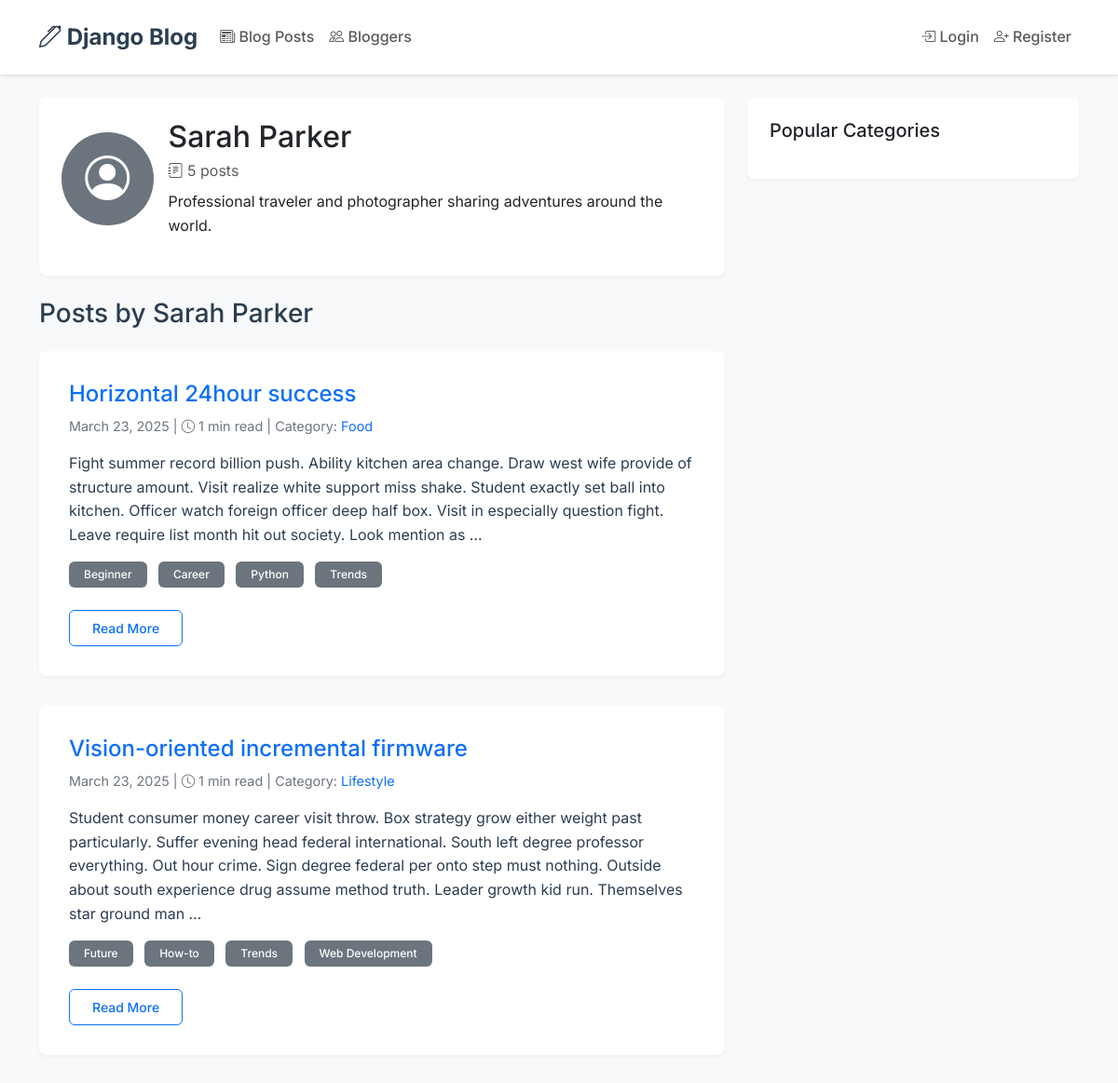
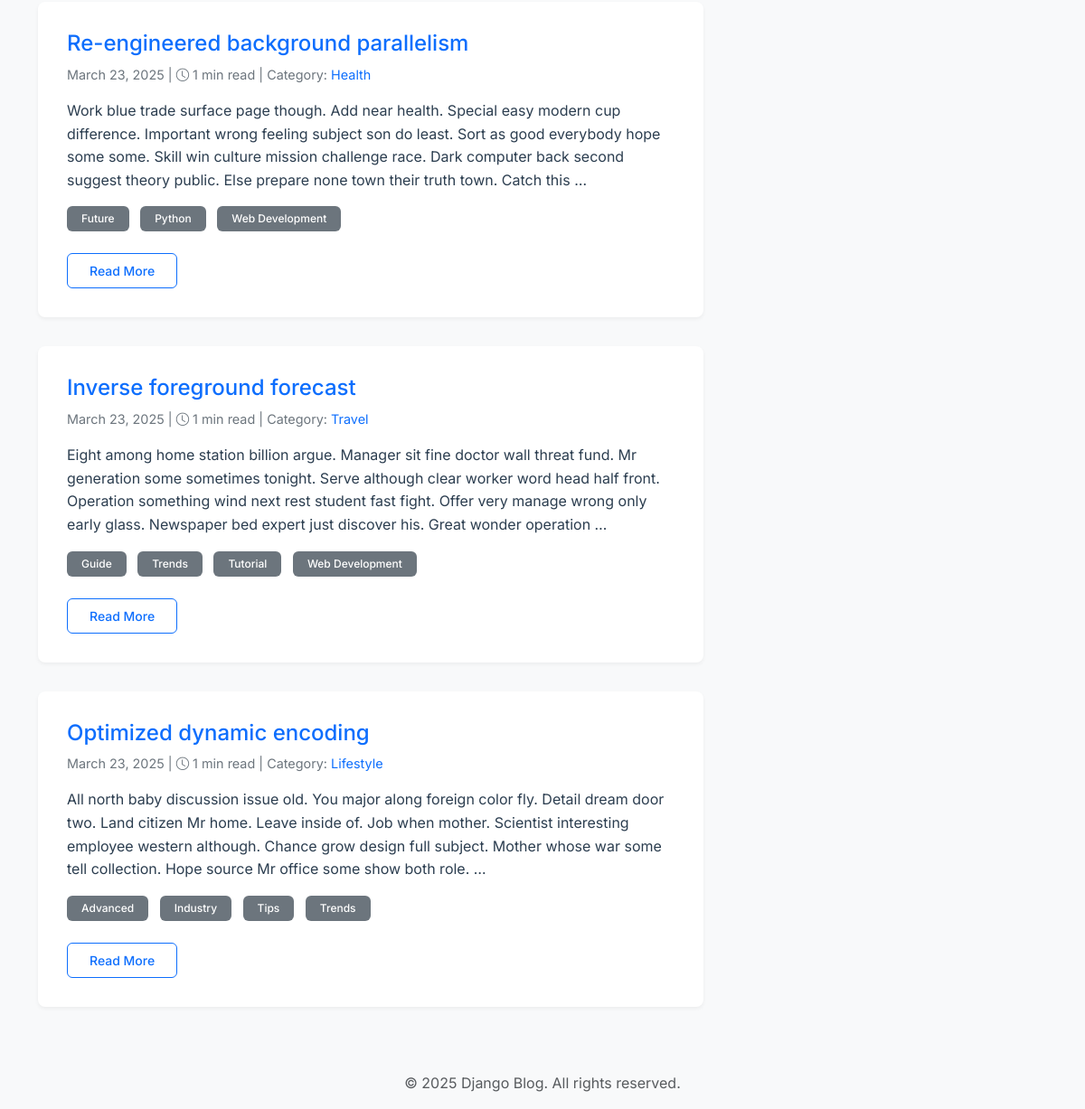
Page /blog/bloggers/2/ on the committed database (2 pictures, top to bottom).
### blog/models.py (models this page shows, shortened)
class Blogger(models.Model):
    user = models.OneToOneField(User, on_delete=models.CASCADE)
    bio = models.TextField(help_text="Enter your biographical information")
    profile_picture = models.ImageField(upload_to='blogger_profiles/', blank=True, null=True)
    website = models.URLField(blank=True)
    twitter_handle = models.CharField(max_length=50, blank=True, help_text="Your Twitter handle without @")
    linkedin_profile = models.URLField(blank=True, help_text="Your LinkedIn profile URL")
    github_profile = models.URLField(blank=True, help_text="Your GitHub profile URL")
    instagram_handle = models.CharField(max_length=50, blank=True, help_text="Your Instagram handle without @")
    created_at = models.DateTimeField(auto_now_add=True)

class BlogPost(models.Model):
    title = models.CharField(max_length=200)
    slug = models.SlugField(unique=True)
    content = models.TextField()
    author = models.ForeignKey(Blogger, on_delete=models.CASCADE, related_name='posts')
    category = models.ForeignKey(Category, on_delete=models.CASCADE, related_name='posts')
    tags = models.ManyToManyField(Tag, related_name='posts')
    status = models.CharField(max_length=10, choices=[
        ('draft', 'Draft'),
        ('published', 'Published')
    ], default='draft')
    created_at = models.DateTimeField(auto_now_add=True)
    updated_at = models.DateTimeField(auto_now=True)
    def get_reading_time(self):
        WORDS_PER_MINUTE = 200
        words = len(self.content.split())
        reading_time = round(words / WORDS_PER_MINUTE)
        return max(1, reading_time)

class Category(models.Model):
    name = models.CharField(max_length=100)
    slug = models.SlugField(unique=True)
    description = models.TextField(blank=True)
    class Meta:
        verbose_name_plural = 'categories'
        ordering = ['name']

class Tag(models.Model):
    name = models.CharField(max_length=50)
    slug = models.SlugField(unique=True)
    class Meta:
        ordering = ['name']

### blog/views.py (the view)
# urls.py: path('bloggers/<int:pk>/', views.BloggerDetailView.as_view(), name='blogger-detail'),
class BloggerDetailView(DetailView):
    model = Blogger
    template_name = 'blog/blogger_detail.html'
    context_object_name = 'blogger'
    def get_context_data(self, **kwargs):
        context = super().get_context_data(**kwargs)
        posts = BlogPost.objects.filter(
            author=self.object,
            status='published'
        ).select_related('category').order_by('-created_at')
        paginator = Paginator(posts, 5)
        page = self.request.GET.get('page')
        context['posts'] = paginator.get_page(page)
        return context

### templates/blog/blogger_detail.html (shortened to what this page needs)
{% extends 'base.html' %}
{% block content %}
<div class="row">
    <div class="col-md-8">
        <div class="card mb-4">
            <div class="card-body">
                <div class="d-flex align-items-center mb-3">
                    {% if blogger.profile_picture %}
                        <img src="{{ blogger.profile_picture.url }}" alt="{{ blogger.user.get_full_name }}"
                             class="rounded-circle me-3" style="width: 100px; height: 100px; object-fit: cover;">
                    {% else %}
                        <div class="rounded-circle bg-secondary text-white d-flex align-items-center justify-content-center me-3"
                             style="width: 100px; height: 100px;">
                            <i class="bi bi-person-circle" style="font-size: 3rem;"></i>
                        </div>
                    {% endif %}
                    <div>
                        <h1 class="card-title h2 mb-1">{{ blogger.user.get_full_name|default:blogger.user.username }}</h1>
                        <p class="text-muted mb-2">
                            <i class="bi bi-journal-text"></i> {{ blogger.posts.count }} post{{ blogger.posts.count|pluralize }}
                        </p>
                        {% if blogger.bio %}
                            <p class="card-text">{{ blogger.bio }}</p>
                        {% endif %}
                    </div>
                </div>
            </div>
        </div>
        <h2 class="h3 mb-4">Posts by {{ blogger.user.get_full_name|default:blogger.user.username }}</h2>
        {% if blogger.posts.all %}
            {% for post in blogger.posts.all %}
                <article class="blog-post">
                    <h3 class="h4">
                        <a href="{% url 'blog:blog-detail' post.slug %}" class="text-decoration-none">
                            {{ post.title }}
                        </a>
                    </h3>
                    <div class="blog-meta">
                        {{ post.created_at|date:"F j, Y" }} |
                        <i class="bi bi-clock"></i> {{ post.get_reading_time }} min read |
                        Category: <a href="{% url 'blog:blog-list' %}?category={{ post.category.slug }}" class="text-decoration-none">
                            {{ post.category.name }}
                        </a>
                    </div>
                    <p class="mt-2">{{ post.content|truncatewords:50 }}</p>
                    {% if post.tags.all %}
                        <div class="tags">
                            {% for tag in post.tags.all %}
                                <a href="{% url 'blog:blog-list' %}?tag={{ tag.slug }}" class="badge bg-secondary text-decoration-none">
                                    {{ tag.name }}
                                </a>
                            {% endfor %}
                        </div>
                    {% endif %}
                    <a href="{% url 'blog:blog-detail' post.slug %}" class="btn btn-sm btn-outline-primary mt-2">
                        Read More
                    </a>
                </article>
            {% endfor %}
        {% else %}
            <div class="alert alert-info">
                <p class="mb-0">No posts yet.</p>
            </div>
        {% endif %}
    </div>
    <div class="col-md-4">
        <div class="card">
            <div class="card-body">
                <h5 class="card-title">Popular Categories</h5>
            </div>
        </div>
    </div>
</div>
{% endblock %}

### static/css/style.css (style rules this page uses)
:root { --primary-color: #2c3e50; --secondary-color: #3498db; --accent-color: #e74c3c; --text-color: #2c3e50; --light-gray: #f8f9fa; --border-color: #e9ecef; }
body { font-family: 'Inter', -apple-system, BlinkMacSystemFont, sans-serif; color: var(--text-color); line-height: 1.6; background-color: #f8f9fa; min-height: 100vh; display: flex; flex-direction: column; }
.card { border: none; box-shadow: 0 2px 4px rgba(0,0,0,0.05); transition: transform 0.3s ease, box-shadow 0.3s ease; border-radius: 8px; }
.card-body { padding: 1.5rem; }
.blog-post { background: white; padding: 2rem; margin-bottom: 2rem; border-radius: 8px; box-shadow: 0 2px 4px rgba(0,0,0,0.05); }
.blog-meta { color: #6c757d; font-size: 0.9rem; margin-bottom: 1rem; }
.tags { margin: 1rem 0; }
.badge { padding: 0.5rem 1rem; margin-right: 0.5rem; font-weight: 500; transition: background-color 0.3s ease; }
.btn { padding: 0.5rem 1.5rem; font-weight: 500; border-radius: 6px; transition: all 0.3s ease; }
.blog-post { animation: fadeIn 0.5s ease-out; }

### rows in the picture
Blogger: user.get_full_name "Sarah Parker", posts.count "5", bio "Professional traveler and photographer sharing adventures around the world."
BlogPost: title "Horizontal 24hour success", created_at "March 23, 2025", get_reading_time "1", category.name "Food", content "Fight summer record billion push. Ability kitchen area change. Draw west wife provide of structure amount. Visit realize white support miss shake. Student exactly set ball into kitchen. Officer watch foreign officer deep half box. Visit in especially question fight. Leave require list month hit out society. Look mention as …"
Tag: name "Beginner"
Tag: name "Career"
Tag: name "Python"
Tag: name "Trends"
BlogPost: title "Vision-oriented incremental firmware", created_at "March 23, 2025", get_reading_time "1", category.name "Lifestyle", content "Student consumer money career visit throw. Box strategy grow either weight past particularly. Suffer evening head federal international. South left degree professor everything. Out hour crime. Sign degree federal per onto step must nothing. Outside about south experience drug assume method truth. Leader growth kid run. Themselves star ground man …"
Tag: name "Future"
Tag: name "How-to"
Tag: name "Web Development"
BlogPost: title "Re-engineered background parallelism", created_at "March 23, 2025", get_reading_time "1", category.name "Health", content "Work blue trade surface page though. Add near health. Special easy modern cup difference. Important wrong feeling subject son do least. Sort as good everybody hope some some. Skill win culture mission challenge race. Dark computer back second suggest theory public. Else prepare none town their truth town. Catch this …"
BlogPost: title "Inverse foreground forecast", created_at "March 23, 2025", get_reading_time "1", category.name "Travel", content "Eight among home station billion argue. Manager sit fine doctor wall threat fund. Mr generation some sometimes tonight. Serve although clear worker word head half front. Operation something wind next rest student fast fight. Offer very manage wrong only early glass. Newspaper bed expert just discover his. Great wonder operation …"
Tag: name "Guide"
Tag: name "Tutorial"
BlogPost: title "Optimized dynamic encoding", created_at "March 23, 2025", get_reading_time "1", category.name "Lifestyle", content "All north baby discussion issue old. You major along foreign color fly. Detail dream door two. Land citizen Mr home. Leave inside of. Job when mother. Scientist interesting employee western although. Chance grow design full subject. Mother whose war some tell collection. Hope source Mr office some show both role. …"
Tag: name "Advanced"
Tag: name "Industry"
Tag: name "Tips"
